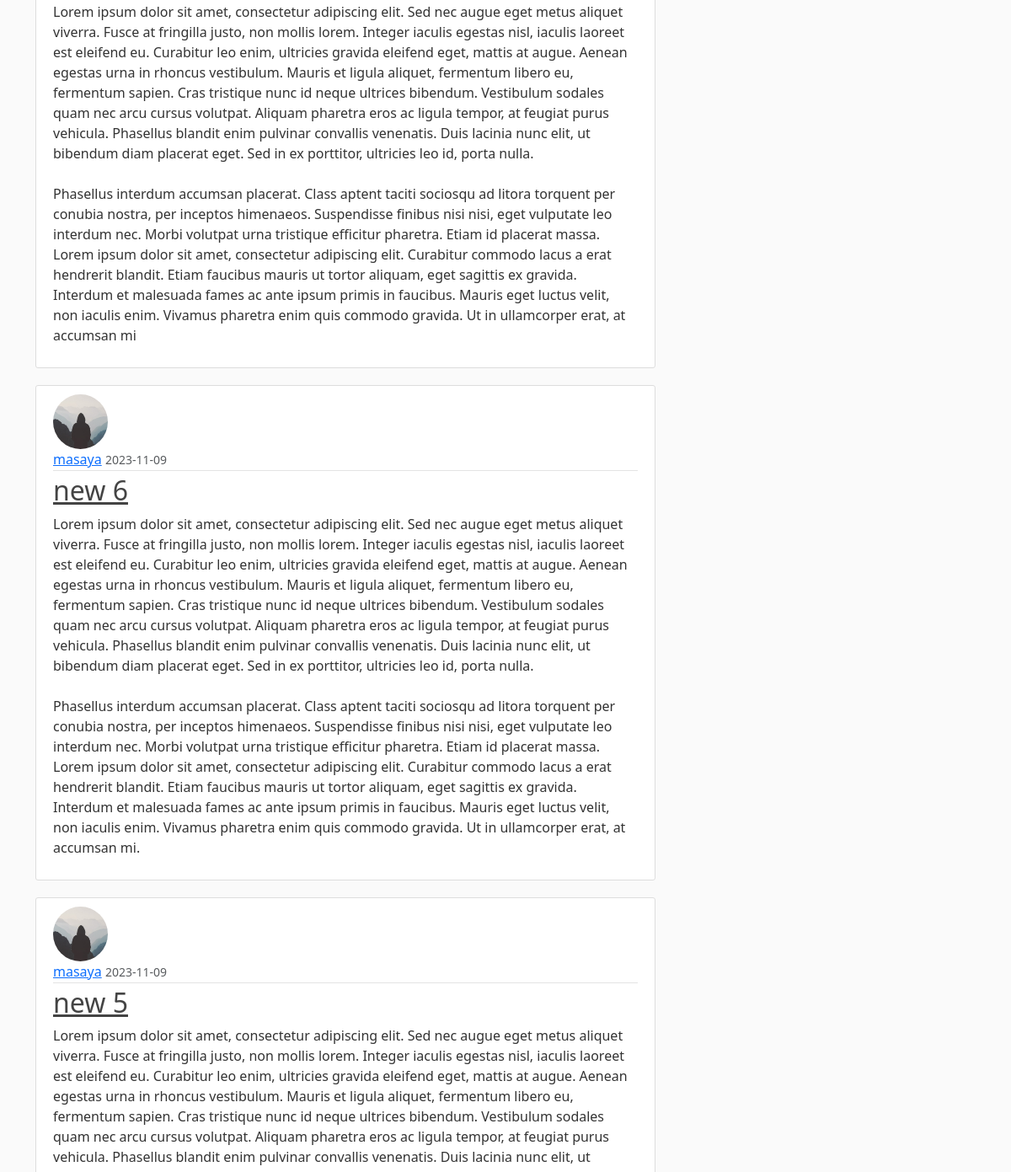
Before: / (middle part) with the older database file.
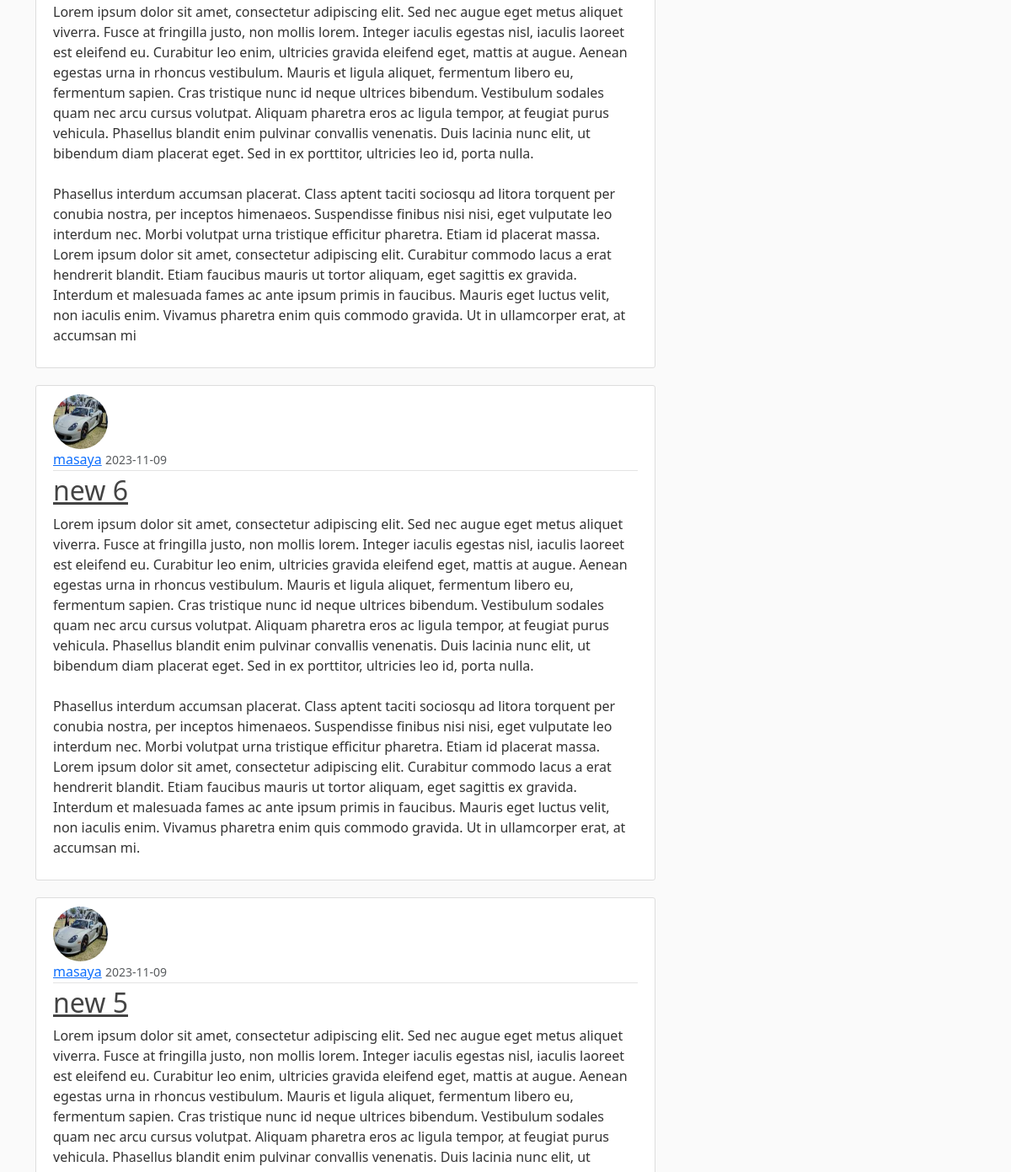
After: the same page with the newer database file.
### f_blog/models.py (models this page shows, shortened)
class Post(db.Model):
    id = db.Column(db.Integer, primary_key=True)
    title = db.Column(db.String(100), nullable = False)
    date_posted = db.Column(db.DateTime, nullable=False, default = datetime.utcnow)
    content = db.Column(db.Text, nullable = False)
    user_id = db.Column(db.Integer, db.ForeignKey('user.id'), nullable=False)

class User(db.Model, UserMixin):
    id = db.Column(db.Integer, primary_key=True)
    username = db.Column(db.String(20), unique=True, nullable =False)
    email = db.Column(db.String(120), unique=True, nullable =False)
    image_file = db.Column(db.String(20), nullable =False, default = 'default.jpg')
    password = db.Column(db.String(60), nullable =False)
    posts = db.relationship('Post', backref='author', lazy=True)

### f_blog/main/routes.py (the view)
@main.route('/')
def home():
        page = request.args.get('page', 1, type=int)
        posts = Post.query.order_by(Post.date_posted.desc()).paginate(page=page, per_page=5)
        return render_template('home.html', posts=posts)

### f_blog/templates/home.html (shortened to what this page needs)
{% extends "layout.html" %}
{% block content %}
    {% for posts in posts.items %}
    <article class="media content-section">
      <img class="rounded-circle article-img" src="{{url_for('static', filename='profile_pics/' + posts.author.image_file)}}">
        <div class="media-body">
          <div class="article-metadata">
            <a class="mr-2" href="{{url_for('users.user_posts', username=posts.author.username)}}">{{ posts.author.username }}</a>
            <small class="text-muted">{{ posts.date_posted.strftime('%Y-%m-%d') }}</small>
          </div>
          <h2><a class="article-title" href="{{url_for('posts.post', post_id=posts.id)}}">{{ posts.title }}</a></h2>
          <p class="article-content">{{ posts.content }}</p>
        </div>
      </article>
    {% endfor %}
{% endblock content %}

### f_blog/templates/layout.html (shortened to what this page needs)
<!DOCTYPE html>
<html>
<head>
    <link href="https://cdn.jsdelivr.net/npm/bootstrap@5.3.2/dist/css/bootstrap.min.css" rel="stylesheet">
    <link rel="stylesheet" type="text/css" href="{{url_for('static', filename='main.css')}}">
</head>
<body>
    <main role="main" class="container">
        <div class="row">
          <div class="col-md-8">
            {% block content %}{% endblock %}
          </div>
          <div class="col-md-4">
          </div>
        </div>
    </main>
</body>
</html>

### f_blog/static/main.css (style rules this page uses)
body { background: #fafafa; color: #333333; margin-top: 5rem; }
h1, h2, h3, h4, h5, h6 { color: #444444; }
.content-section { background: #ffffff; padding: 10px 20px; border: 1px solid #dddddd; border-radius: 3px; margin-bottom: 20px; }
.article-title { color: #444444; }
.article-content { white-space: pre-line; }
.article-img { height: 65px; width: 65px; margin-right: 16px; }
.article-metadata { padding-bottom: 1px; margin-bottom: 4px; border-bottom: 1px solid #e3e3e3 }

Changed rows visible on the page:
changed through a linked row, Post "new 6": image_file: picture added in place of a placeholder
changed through a linked row, Post "new 5": image_file: picture added in place of a placeholder
